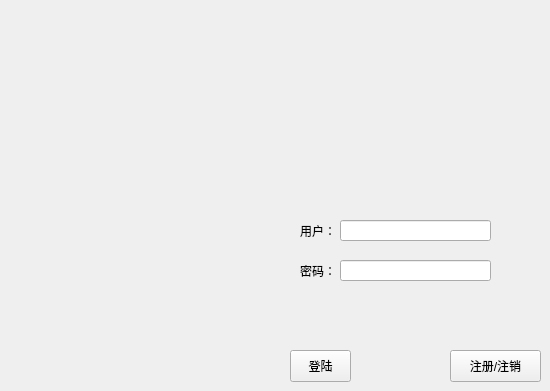
    <widget class="QWidget" name="log">
     <widget class="QLabel" name="label_user">
      <property name="geometry">
       <rect>
        <x>300</x>
        <y>220</y>
        <width>31</width>
        <height>21</height>
       </rect>
      </property>
      <property name="text">
       <string>用户：</string>
      </property>
     </widget>
     <widget class="QLineEdit" name="line_user">
      <property name="geometry">
       <rect>
        <x>340</x>
        <y>220</y>
        <width>151</width>
        <height>21</height>
       </rect>
      </property>
     </widget>
     <widget class="QLabel" name="label_password">
      <property name="geometry">
       <rect>
        <x>300</x>
        <y>260</y>
        <width>41</width>
        <height>21</height>
       </rect>
      </property>
      <property name="text">
       <string>密码：</string>
      </property>
     </widget>
     <widget class="QLineEdit" name="line_password">
      <property name="geometry">
       <rect>
        <x>340</x>
        <y>260</y>
        <width>151</width>
        <height>21</height>
       </rect>
      </property>
     </widget>
     <widget class="QPushButton" name="button_log">
      <property name="geometry">
       <rect>
        <x>290</x>
        <y>350</y>
        <width>61</width>
        <height>32</height>
       </rect>
      </property>
      <property name="text">
       <string>登陆</string>
      </property>
     </widget>
     <widget class="QPushButton" name="button_register">
      <property name="geometry">
       <rect>
        <x>450</x>
        <y>350</y>
        <width>91</width>
        <height>32</height>
       </rect>
      </property>
      <property name="text">
       <string>注册/注销</string>
      </property>
     </widget>
    </widget>
